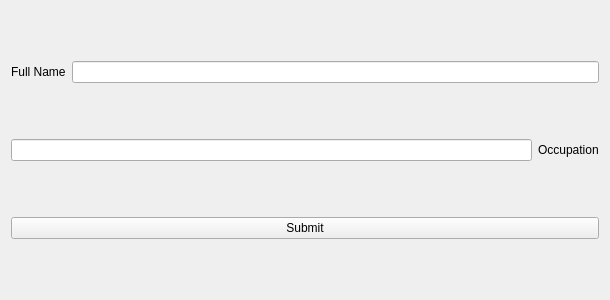
<?xml version="1.0" encoding="UTF-8"?>
<ui version="4.0">
 <class>Widget</class>
 <widget class="QWidget" name="Widget">
  <property name="geometry">
   <rect>
    <x>0</x>
    <y>0</y>
    <width>610</width>
    <height>300</height>
   </rect>
  </property>
  <property name="windowTitle">
   <string>Form</string>
  </property>
  <layout class="QVBoxLayout" name="verticalLayout">
   <item>
    <layout class="QHBoxLayout" name="horizontalLayout">
     <item>
      <widget class="QLabel" name="label">
       <property name="text">
        <string>Full Name</string>
       </property>
      </widget>
     </item>
     <item>
      <widget class="QLineEdit" name="full_name_line_edit"/>
     </item>
    </layout>
   </item>
   <item>
    <layout class="QGridLayout" name="gridLayout">
     <item row="0" column="0">
      <widget class="QLineEdit" name="occupation_line_edit"/>
     </item>
     <item row="0" column="1">
      <widget class="QLabel" name="label_2">
       <property name="text">
        <string>Occupation</string>
       </property>
      </widget>
     </item>
    </layout>
   </item>
   <item>
    <widget class="QPushButton" name="submit_button">
     <property name="text">
      <string>Submit</string>
     </property>
    </widget>
   </item>
  </layout>
 </widget>
 <resources/>
 <connections/>
</ui>
